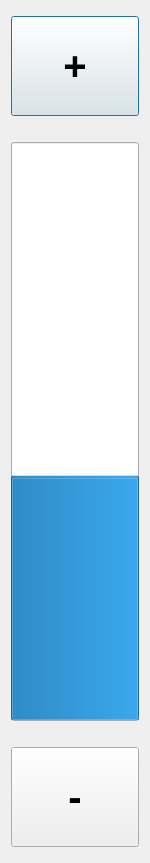
<?xml version="1.0" encoding="UTF-8"?>
<ui version="4.0">
 <class>BrightnessControl</class>
 <widget class="QDialog" name="BrightnessControl">
  <property name="windowModality">
   <enum>Qt::NonModal</enum>
  </property>
  <property name="geometry">
   <rect>
    <x>0</x>
    <y>0</y>
    <width>150</width>
    <height>863</height>
   </rect>
  </property>
  <property name="sizePolicy">
   <sizepolicy hsizetype="Fixed" vsizetype="Fixed">
    <horstretch>0</horstretch>
    <verstretch>0</verstretch>
   </sizepolicy>
  </property>
  <property name="focusPolicy">
   <enum>Qt::NoFocus</enum>
  </property>
  <property name="windowTitle">
   <string notr="true"/>
  </property>
  <layout class="QVBoxLayout" name="verticalLayout_2">
   <item>
    <layout class="QVBoxLayout" name="verticalLayout">
     <item>
      <widget class="QPushButton" name="btnPlus">
       <property name="minimumSize">
        <size>
         <width>0</width>
         <height>100</height>
        </size>
       </property>
       <property name="font">
        <font>
         <pointsize>30</pointsize>
         <weight>75</weight>
         <bold>true</bold>
        </font>
       </property>
       <property name="mouseTracking">
        <bool>true</bool>
       </property>
       <property name="focusPolicy">
        <enum>Qt::StrongFocus</enum>
       </property>
       <property name="styleSheet">
        <string notr="true"/>
       </property>
       <property name="text">
        <string>+</string>
       </property>
       <property name="autoRepeat">
        <bool>true</bool>
       </property>
       <property name="flat">
        <bool>false</bool>
       </property>
      </widget>
     </item>
     <item>
      <spacer name="verticalSpacer">
       <property name="orientation">
        <enum>Qt::Vertical</enum>
       </property>
       <property name="sizeType">
        <enum>QSizePolicy::Fixed</enum>
       </property>
       <property name="sizeHint" stdset="0">
        <size>
         <width>20</width>
         <height>20</height>
        </size>
       </property>
      </spacer>
     </item>
     <item>
      <widget class="QProgressBar" name="progressBar">
       <property name="sizePolicy">
        <sizepolicy hsizetype="Expanding" vsizetype="Fixed">
         <horstretch>0</horstretch>
         <verstretch>0</verstretch>
        </sizepolicy>
       </property>
       <property name="minimumSize">
        <size>
         <width>0</width>
         <height>579</height>
        </size>
       </property>
       <property name="maximumSize">
        <size>
         <width>16777215</width>
         <height>579</height>
        </size>
       </property>
       <property name="font">
        <font>
         <weight>75</weight>
         <bold>true</bold>
        </font>
       </property>
       <property name="mouseTracking">
        <bool>true</bool>
       </property>
       <property name="focusPolicy">
        <enum>Qt::StrongFocus</enum>
       </property>
       <property name="maximum">
        <number>24</number>
       </property>
       <property name="value">
        <number>10</number>
       </property>
       <property name="textVisible">
        <bool>true</bool>
       </property>
       <property name="orientation">
        <enum>Qt::Vertical</enum>
       </property>
       <property name="invertedAppearance">
        <bool>false</bool>
       </property>
       <property name="format">
        <string notr="true">%v</string>
       </property>
      </widget>
     </item>
     <item>
      <spacer name="verticalSpacer_2">
       <property name="orientation">
        <enum>Qt::Vertical</enum>
       </property>
       <property name="sizeType">
        <enum>QSizePolicy::Fixed</enum>
       </property>
       <property name="sizeHint" stdset="0">
        <size>
         <width>20</width>
         <height>20</height>
        </size>
       </property>
      </spacer>
     </item>
     <item>
      <widget class="QPushButton" name="btnMinus">
       <property name="minimumSize">
        <size>
         <width>0</width>
         <height>100</height>
        </size>
       </property>
       <property name="font">
        <font>
         <pointsize>30</pointsize>
         <weight>75</weight>
         <bold>true</bold>
        </font>
       </property>
       <property name="mouseTracking">
        <bool>true</bool>
       </property>
       <property name="focusPolicy">
        <enum>Qt::StrongFocus</enum>
       </property>
       <property name="styleSheet">
        <string notr="true"/>
       </property>
       <property name="text">
        <string>-</string>
       </property>
       <property name="autoRepeat">
        <bool>true</bool>
       </property>
       <property name="flat">
        <bool>false</bool>
       </property>
      </widget>
     </item>
    </layout>
   </item>
  </layout>
 </widget>
 <resources/>
 <connections/>
</ui>
